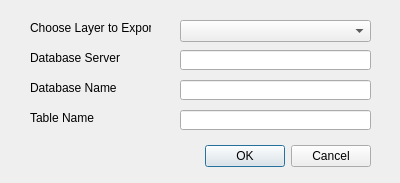
<?xml version="1.0" encoding="UTF-8"?>
<ui version="4.0">
 <class>SiliconSaberDialogBase</class>
 <widget class="QDialog" name="SiliconSaberDialogBase">
  <property name="geometry">
   <rect>
    <x>0</x>
    <y>0</y>
    <width>400</width>
    <height>183</height>
   </rect>
  </property>
  <property name="windowTitle">
   <string>SiliconSaber</string>
  </property>
  <widget class="QDialogButtonBox" name="button_box">
   <property name="geometry">
    <rect>
     <x>30</x>
     <y>140</y>
     <width>341</width>
     <height>32</height>
    </rect>
   </property>
   <property name="orientation">
    <enum>Qt::Horizontal</enum>
   </property>
   <property name="standardButtons">
    <set>QDialogButtonBox::Cancel|QDialogButtonBox::Ok</set>
   </property>
  </widget>
  <widget class="QComboBox" name="layerList">
   <property name="geometry">
    <rect>
     <x>180</x>
     <y>20</y>
     <width>191</width>
     <height>22</height>
    </rect>
   </property>
  </widget>
  <widget class="QLabel" name="label">
   <property name="geometry">
    <rect>
     <x>30</x>
     <y>20</y>
     <width>121</width>
     <height>16</height>
    </rect>
   </property>
   <property name="text">
    <string>Choose Layer to Export</string>
   </property>
  </widget>
  <widget class="QLineEdit" name="dbServer">
   <property name="geometry">
    <rect>
     <x>180</x>
     <y>50</y>
     <width>191</width>
     <height>20</height>
    </rect>
   </property>
   <property name="text">
    <string/>
   </property>
  </widget>
  <widget class="QLabel" name="label_2">
   <property name="geometry">
    <rect>
     <x>30</x>
     <y>50</y>
     <width>121</width>
     <height>16</height>
    </rect>
   </property>
   <property name="text">
    <string>Database Server</string>
   </property>
  </widget>
  <widget class="QLineEdit" name="dbName">
   <property name="geometry">
    <rect>
     <x>180</x>
     <y>80</y>
     <width>191</width>
     <height>20</height>
    </rect>
   </property>
  </widget>
  <widget class="QLabel" name="label_3">
   <property name="geometry">
    <rect>
     <x>30</x>
     <y>80</y>
     <width>121</width>
     <height>16</height>
    </rect>
   </property>
   <property name="text">
    <string>Database Name</string>
   </property>
  </widget>
  <widget class="QLineEdit" name="tableName">
   <property name="geometry">
    <rect>
     <x>180</x>
     <y>110</y>
     <width>191</width>
     <height>20</height>
    </rect>
   </property>
  </widget>
  <widget class="QLabel" name="label_4">
   <property name="geometry">
    <rect>
     <x>30</x>
     <y>110</y>
     <width>121</width>
     <height>16</height>
    </rect>
   </property>
   <property name="text">
    <string>Table Name</string>
   </property>
  </widget>
 </widget>
 <resources/>
 <connections>
  <connection>
   <sender>button_box</sender>
   <signal>accepted()</signal>
   <receiver>SiliconSaberDialogBase</receiver>
   <slot>accept()</slot>
   <hints>
    <hint type="sourcelabel">
     <x>20</x>
     <y>20</y>
    </hint>
    <hint type="destinationlabel">
     <x>20</x>
     <y>20</y>
    </hint>
   </hints>
  </connection>
  <connection>
   <sender>button_box</sender>
   <signal>rejected()</signal>
   <receiver>SiliconSaberDialogBase</receiver>
   <slot>reject()</slot>
   <hints>
    <hint type="sourcelabel">
     <x>20</x>
     <y>20</y>
    </hint>
    <hint type="destinationlabel">
     <x>20</x>
     <y>20</y>
    </hint>
   </hints>
  </connection>
 </connections>
</ui>
